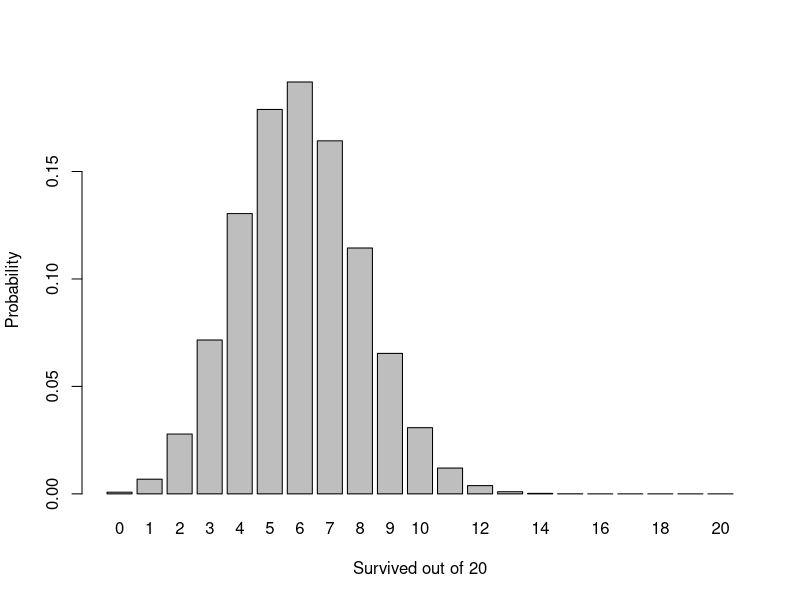
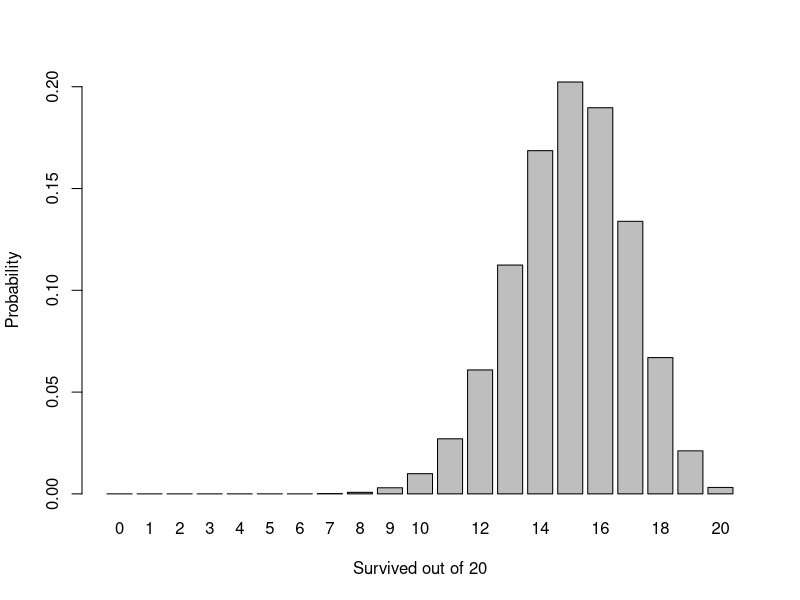
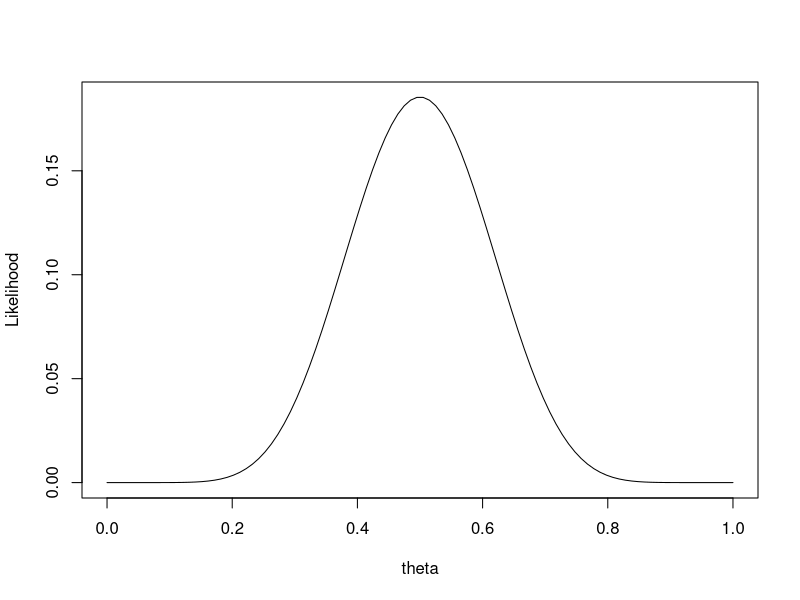
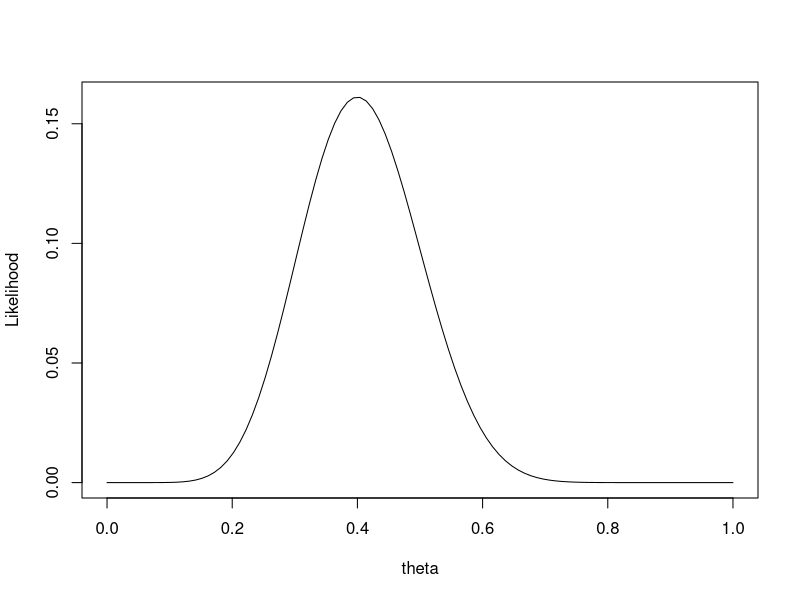
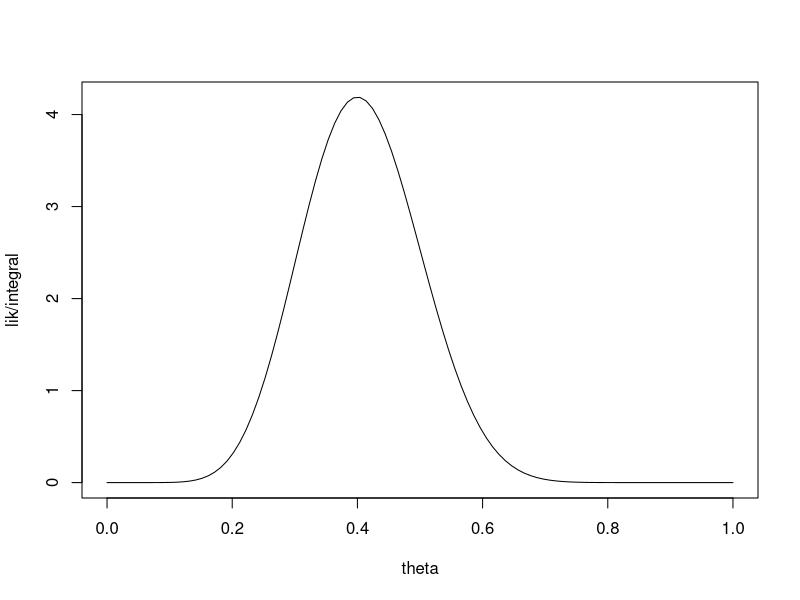
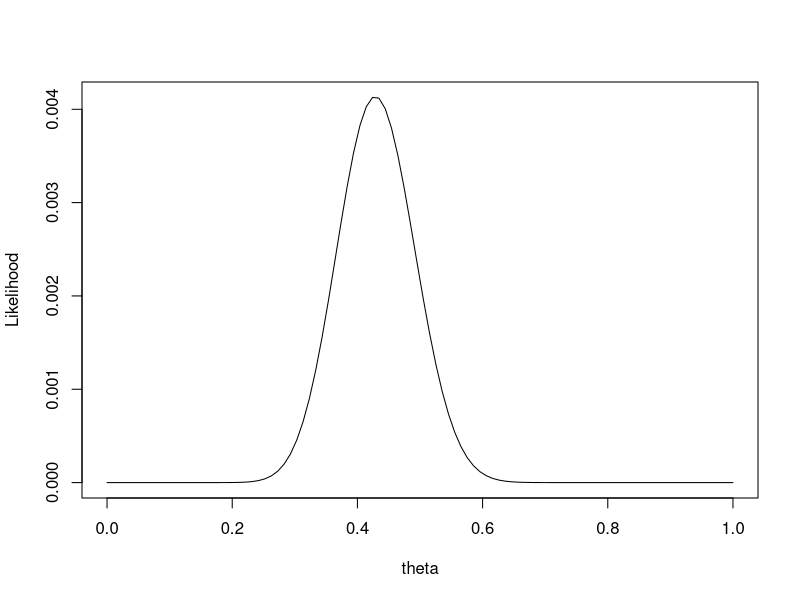
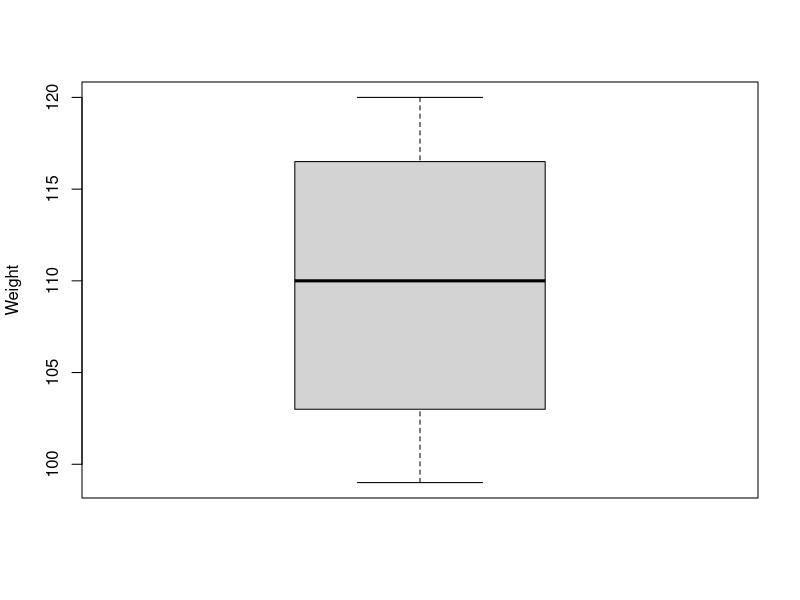
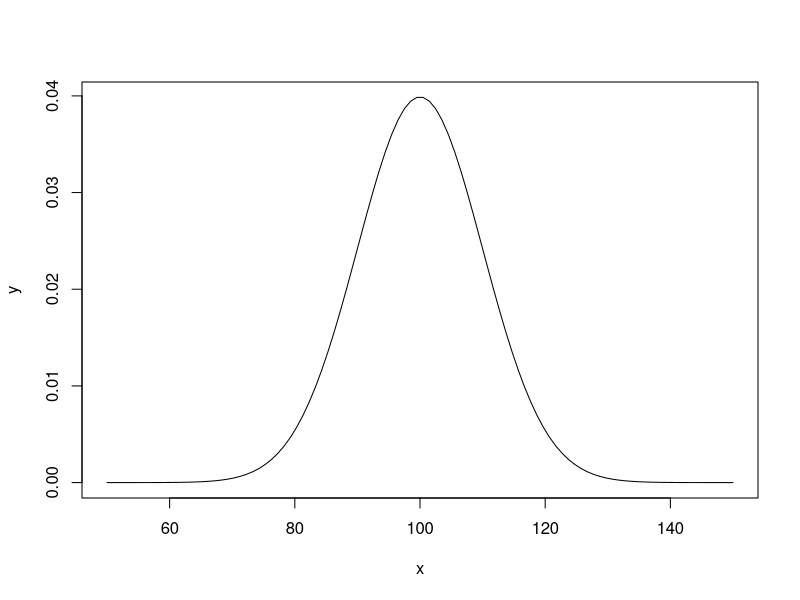

The R source for these figures, in order:
# Practical 1: Statistical modeling and likelihood
# by Benjamin Rosenbaum

# We learn about the likelihood function and do some didactic examples of maximum 
# likelihood estimation (MLE) with the `optim()` function.

rm(list=ls())
library("sfsmisc") # mathematical integration through data points
try(dev.off())

# example 1: survival rate -----------------------------------------------------

# Data from 3 habitats and their deer population. 
# We generate population size before and after the winter.

data = data.frame(total = c(18, 25, 20),
                  survived = c(9, 10, 8))

# Q: What is the average survival rate?
# Deterministic part: theta (just fitting a mean, or the intercept if you will)
# Stochastic part:    survived ~ Binomial(total,theta)

# Naively, we could just calculate rate for each habitat and compute their mean.
# But we can do better. Use the statistical model.

data$survived / data$total
mean(data$survived / data$total)

# Probability density function p(y|theta)

# If we know the survival rate, we can compute probability for each outcome

x = 0:20
y = dbinom(x=x, size=20, prob=0.3)
barplot(y~x, xlab="Survived out of 20", ylab="Probability")
sum(y)

# same for a different value of survival rate

x = 0:20
y = dbinom(x=x, size=20, prob=0.75)
barplot(y~x, xlab="Survived out of 20", ylab="Probability")
sum(y)

# Likelihood L(theta)=p(theta|y)

# Likelihood is probability in reverse. For a given datapoint, likelihood is the
# probability of that observation as a function of parameter value 
# (survival prob. theta)

theta = seq(0,1, length.out=100)
theta

# likelihood function for parameter theta and 1st datapoint

lik = dbinom(x=9, size=18, prob=theta)
lik
plot(theta, lik, type="l", xlab="theta", ylab="Likelihood")

# likelihood function for parameter theta and 2nd datapoint

lik = dbinom(x=10, size=25, prob=theta)
lik
plot(theta, lik, type="l", xlab="theta", ylab="Likelihood")

# ATTN: Likelihood L(theta) is not a probability density function for theta.
# It does not integrate to 1. This means we can use it for maximum likelihood,
# but not for statistical inference without knowing the full integral.

integral = integrate.xy(theta, lik) 
integral

# However, if we scale (divide) L(theta) by its integral, this new function 
# integrates to 1. But this is unfeasible in most applications (>1 parameter). 

plot(theta, lik/integral, type="l", xlab="theta")
integrate.xy(theta, lik/integral) 

# OK, so far we only calculated likelihood of single datapoints. 
# Likelihood function for the whole dataset is the product of these likelihoods.

lik = dbinom(x=data$survived[1], size=data$total[1], prob=theta)*
  dbinom(x=data$survived[2], size=data$total[2], prob=theta)*
  dbinom(x=data$survived[3], size=data$total[3], prob=theta)

plot(theta, lik, type="l", xlab="theta", ylab="Likelihood")

# Maximum likelihood means finding the parameter value for which the observed 
# data is most likely to have occurred. Here we use GLM to find that value

model1 = glm( cbind(survived, total-survived) ~ 1, data=data, 
              family=binomial)
summary(model1)

# What is happening? GLM estimates a negative survival probability?
# No, the binomial family uses a log-link as default. We can override the 
# default by specifying an identity link function (parameter is estimated on its
# original scale). More on that in Lesson 5.

model1 = glm( cbind(survived, total-survived) ~ 1, data=data, 
              family=binomial(link="identity"))
summary(model1)
confint(model1)

# Here, we get a mean survival prob of 0.43 with 95%-CI [0.31, 0.55]. 
# CIs are not computed from the full likelihood, but rely on a local approximation.



# example 2: mean body size of a mammal population -----------------------------

# Now, bodysize is a continuous response. Generate the weight of 7 individuals.

data = data.frame(weight = c(104, 120, 118, 115, 99, 110, 102))
boxplot(data$weight, ylab="Weight")

# Q: What's the mean bodysize?
# Deterministic part: mu (just fitting a mean, or the intercept if you will)
# Stochastic part:    weight ~ Normal(mu,sigma)

# first with known sigma. just 1 parameter mu 
sigma = 10

# probability for given mu and sigma

x = seq(50, 150, length.out=100)
y = dnorm(x=x, mean=100, sd=sigma)
plot(x,y, type="l")

# another mean

y = dnorm(x=x, mean=110, sd=sigma)
plot(x,y, type="l")

# likelihood = probability density of data for a parameter

mu = seq(60, 130, length.out=100)

# likelihood function for 1 datapoint

lik = dnorm(data$weight[1], mean=mu, sd=sigma)
plot(mu, lik, type="l")

# likelihood function for all datapoints

lik = dnorm(data$weight[1], mean=mu, sd=sigma)*
  dnorm(data$weight[2], mean=mu, sd=sigma)*
  dnorm(data$weight[3], mean=mu, sd=sigma)*
  dnorm(data$weight[4], mean=mu, sd=sigma)*
  dnorm(data$weight[5], mean=mu, sd=sigma)*
  dnorm(data$weight[6], mean=mu, sd=sigma)*
  dnorm(data$weight[7], mean=mu, sd=sigma)
plot(mu, lik, type="l")

# In our statistical model, there is a second parameter sigma
# Likelihood is a function of both parameters L(mu,sigma)

# Write likelihood as a function but use negative log-likelihood (NLL)
# This makes things easier since L can be VERY small and numerically unstable

likelihood = function(parameters, weights){
  lik = dnorm(weights, mean=parameters[1], sd=parameters[2], log=TRUE) 
  return(-sum(lik)) 
}

# try to minimize the NLL

likelihood(c(110,10), data$weight)
likelihood(c(111,10), data$weight)
likelihood(c(109,10), data$weight)
likelihood(c(108,10), data$weight)
likelihood(c(109,10), data$weight)
likelihood(c(109,11), data$weight)
likelihood(c(109,9), data$weight)
likelihood(c(109,8), data$weight)
likelihood(c(109,7), data$weight)
likelihood(c(109,8), data$weight)
likelihood(c(110,8), data$weight)
likelihood(c(108,8), data$weight)
likelihood(c(109,8), data$weight)

# iterative algorithm to search for optimum (mu,sigma) with initial guess (100,10)

ml = optim(fn = likelihood, 
           par = c(100,10), 
           weights = data$weight) # the data
ml

# lm-solution

model2 = lm(weight ~ 1, data=data)
summary(model2)

# visualize 2-dimensional likelihood

mu.plot = seq(from=80, to=140, length.out=200)
sigma.plot = seq(from=5, to=15, length.out=200)

test = expand.grid(mu=mu.plot, sigma=sigma.plot)
test$lik = NA
for(i in 1:nrow(test)){
  test$lik[i] = likelihood(c(test$mu[i], test$sigma[i]), data$weight)
}
lik.plot = matrix(test$lik, nrow=length(mu.plot), ncol=length(sigma.plot))

image(mu.plot, sigma.plot, exp(-lik.plot),
      xlab="mu", ylab="sigma")# , col = hcl.colors(10, "terrain"))

# plot  ML solution

points(ml$par[1], ml$par[2], col="white", lwd=2)



# example 3: body size vs age --------------------------------------------------

# Now we have a continuous predictor age. Generate data for 7 individuals.

data = data.frame(weight = c(104, 120, 118, 115, 99, 110, 102),
                  age    = c(10, 12, 11, 11, 9, 11, 10))
plot(data$age, data$weight)

# Q: What's the average growth per year? (Slope in age)
# Deterministic part: mu = a+b*age
# Stochastic part:    weight ~ Normal(mu,sigma)

# We could easily fit this model with LM

model3 = lm(weight ~ age, data=data)
summary(model3)

coef(model3)
intercept = coef(model3)[1]
slope = coef(model3)[2]

# But for didactic purposes, we're doing it the hard way. Maximum likelihood.
# We code the likelihood function (probability density of all datapoints for a 
# given set of parameters a,b,sigma)

likelihood=function(parameters, weights, ages){
  lik = dnorm(weights, 
              mean=parameters[1] + parameters[2]*ages, 
              sd=rep(parameters[3],length(weights)), 
              log=TRUE) 
  return(-sum(lik)) # negative log likelihood NLL
}

# This is the LM solution and its likelihood

plot(data$age, data$weight)
abline(intercept, slope)
likelihood(c(intercept, slope, 3.25), data$weight, data$age)

# Other solutions fit the data worse and have a higher NLL
# = lower likelihood as the LM solution

abline(26, 7.5, col="grey")
likelihood(c(26, 7.5, 3.25), data$weight, data$age)

abline(35, 7.5, col="grey")
likelihood(c(35, 7.5, 3.25), data$weight, data$age)

abline(45, 6.0, col="grey")
likelihood(c(45, 6.0, 3.25), data$weight, data$age)

# iterative algorithm to search for optimum (a,b,sigma) with initial guess (100,5,8)

ml = optim(fn = likelihood, 
           par = c(100,5,8), 
           weights = data$weight, # data
           ages = data$age)       # data
ml

# That's VERY close to the LM solution

summary(model3)

# visualize 2-dimensional likelihood (intercept & slope), sigma fixed

int.plot = seq(from=15, to=35, length.out=200)
slope.plot = seq(from=5, to=10, length.out=200)

test = expand.grid(int=int.plot, slope=slope.plot)
test$lik = NA
str(test)
for(i in 1:nrow(test)){
  test$lik[i] = likelihood(c(test$int[i], test$slope[i], 5.0), data$weight, data$age)
}
lik.plot = matrix(test$lik, nrow=length(int.plot), ncol=length(slope.plot))

image(int.plot, slope.plot, exp(-lik.plot),
      xlab="Intercept", ylab="Slope")# , col = hcl.colors(10, "terrain"))

# plot  ML solution

points(ml$par[1], ml$par[2], col="white", lwd=2)

# There is a strong negative correlation between Intercept and Slope.
# This is common if the predictor is not centered (mean=0).
# In extreme cases, that can cause numerical problems and wrong ML solutions.



# example 4: body size vs age (centered) ---------------------------------------

# We repeat the same analysis, but this time the predictor is centered

data = data.frame(weight = c(104, 120, 118, 115, 99, 110, 102),
                  age    = c(10, 12, 11, 11, 9, 11, 10))
data$agecenter = data$age-mean(data$age)
plot(data$agecenter, data$weight)

model4 = lm(weight ~ agecenter, data=data)
summary(model4)

coef(model4)
intercept = coef(model4)[1]
slope = coef(model4)[2]

likelihood=function(parameters, weights, ages){
  lik = dnorm(weights, 
              mean=parameters[1] + parameters[2]*ages, 
              sd=rep(parameters[3],length(weights)), 
              log=TRUE) 
  return(-sum(lik)) 
}

plot(data$agecenter, data$weight)

abline(intercept, slope)
likelihood(c(intercept, slope, 3.25), data$weight, data$agecenter)

abline(105, 7.5, col="grey")
likelihood(c(105, 7.5, 3.25), data$weight, data$agecenter)

abline(115, 7.5, col="grey")
likelihood(c(115, 7.5, 3.25), data$weight, data$agecenter)

abline(110, 6.0, col="grey")
likelihood(c(110, 6.0, 3.25), data$weight, data$agecenter)

ml = optim(fn = likelihood, 
           par = c(100,5,8), 
           weights = data$weight, # data 
           ages = data$agecenter) # data
ml
summary(model4)

# visualize 2-dimensional likelihood (intercept & slope), sigma fixed
int.plot = seq(from=100, to=120, length.out=200)
slope.plot = seq(from=5, to=10, length.out=200)

test = expand.grid(int=int.plot, slope=slope.plot)
test$lik = NA
str(test)
for(i in 1:nrow(test)){
  test$lik[i] = likelihood(c(test$int[i], test$slope[i], 5.0), data$weight, data$agecenter)
}
lik.plot = matrix(test$lik, nrow=length(int.plot), ncol=length(slope.plot))

image(int.plot, slope.plot, exp(-lik.plot),
      xlab="Intercept", ylab="Slope")# , col = hcl.colors(10, "terrain"))

# plot  ML solution
points(ml$par[1], ml$par[2], col="white", lwd=2)

# By using a centered predictor, the correlation between intercept & slope is resolved.



# exercise: two predictors -----------------------------------------------------

# Now we have more data and a second predictor for avg annual temperature.
# Write a model that includes both predictors for LM and ML.
# Test different initial guesses for the optim function and see if they all 
# converge to the same result.

data = data.frame(weight = c(65,80,129,41,77,133,75,75,87,109,136,134,91,49,127,120,108,126,81,112),
                  age    = c(7,7,14,6,10,15,9,8,10,13,14,15,9,7,15,13,13,13,7,12),
                  temperature = c(5.9,6.9,1.5,9.6,9.0,6.9,8.0,10.2,4.8,7.6,6.2,11.2,7.3,11.4,4.1,5.1,3.7,9.5,6.4,8.3))

model5 = lm(weight ~ age+temperature, data=data)
summary(model5)
